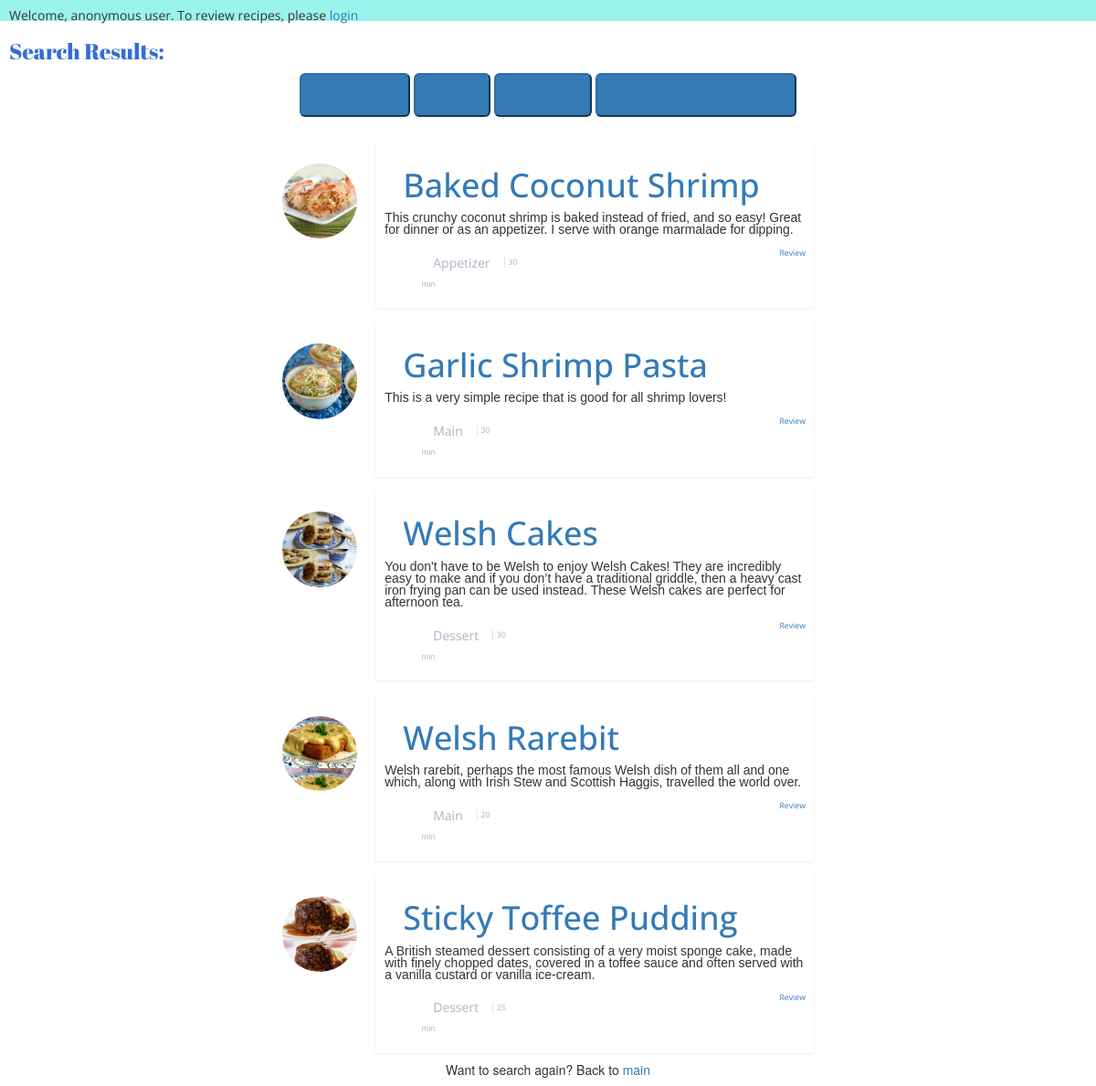
The app's page /main/recipes, older data.
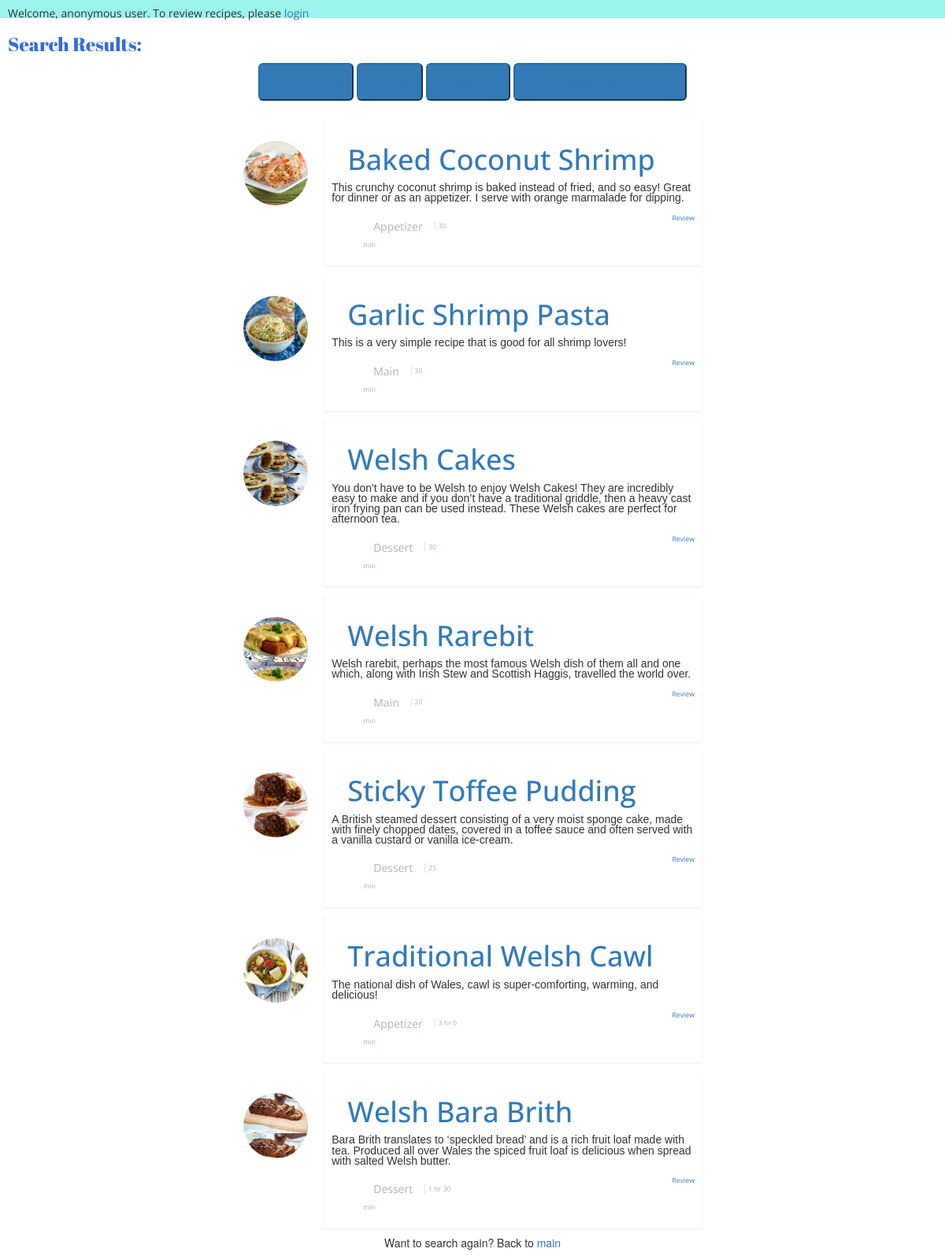
The same page, newer data.
### recipes/models.py (models this page shows, shortened)
class Recipe(models.Model):
	APPETIZER = "AT"
	MAIN = "MN"
	DESSERT = "DS"
	MEAL_CHOICES = ((MAIN, "Main"), (DESSERT, "Dessert"), (APPETIZER, "Appetizer"))
	name = models.CharField(max_length=100, blank=False)
	image = models.ImageField(blank=False, default="http://ba3d96e768581514f6ec-e6b856593874a8f38a8aa2d89e1f03ce.r54.cf2.rackcdn.com/default_food_large.jpg")
	description = models.CharField(max_length=800, blank=False, default="")
	ingredients = models.CharField(max_length=800, blank=False, default="")
	time = models.IntegerField(default=0, validators=[MaxValueValidator(600), MinValueValidator(0)])
	meal = models.CharField(max_length=2, choices=MEAL_CHOICES, default=MAIN)
	def get_time_str(self):
		time = float(self.time)
		if float(self.time) > 60.0:
			return "{} hr {} min".format(int(time // 60), int(time % 60))
		return "{} min".format(int(time))

### recipes/views.py (the view)
def index_view(request):
    recipes = Recipe.objects.all()
    if 'main' in request.GET:
        if 'sortfilt' in request.session:
            request.session.pop('sortfilt')
        return redirect(reverse('main'))
    settings = request.session.get('sortfilt', {})
    fromsettings = False
    if 'sort' in request.GET:
        sortorder = request.GET.get('sort', '')
        if len(sortorder) == 0:
            fromsettings = True
        recipes = recipes.filter(meal__icontains=sortorder)
        settings["sort"]=sortorder
    search_form = MainForm(request.GET)
    if search_form.is_valid():
        pass
    search_string = search_form.cleaned_data.get('recipe_name', None)
    if search_string:
        recipes = recipes.filter(name__icontains=search_string)
        settings['recipe_name'] = search_string
    elif 'recipe_name' in settings:
        val = settings.get('recipe_name')
        recipes = recipes.filter(name__icontains=val)
        fromsettings = True
    if fromsettings:
        url = "{}?{}".format(reverse('index'), urlencode(settings))
        return redirect(url)
    return render(request, 'recipes/index.html', {'recipes': recipes, 'search_form':MainForm(initial=search_form.cleaned_data)})

### recipes/templates/recipes/index.html (shortened to what this page needs)
{% extends "base.html" %}
{% block main %}
<section class="index">
<div class="header">
<h3>Search Results:</h3></div>
<center>
<div class="btn-group">
    <button type="button" class="btn-primary btn-lg"><a href ="{% url 'index' %}?sort=AT">Appetizers</a></button>
    <button type="button" class="btn-primary btn-lg"><a href ="{% url 'index' %}?sort=MN">Mains</a></button>
    <button type="button" class="btn-primary btn-lg"><a href ="{% url 'index' %}?sort=DS">Desserts</a></button>
    <button type="button" class="btn-primary btn-lg"><a href="{% url 'restaurants' %}">Don't feel like cooking?</a></button>
</div>
</center>
<div class="recipe-list">
	{% for recipe in recipes %}
		<div class="recipe">
			<div class="image">
				<div class="avatar" style="background-image: url('{{ recipe.image.url }}')"></div>
			</div>
			<div class="recipe-block">
				<a href="{% url 'details' recipe.id %}"><h1>{{ recipe.name }}</h1></a>
				<p class="recipe-description"> {{ recipe.description|truncatewords:100 }}</p>
					<div class="other-stuff">
					    <ul class="meal-time">
					       <li class="meal">
							{% if recipe.meal == 'MN'%}
								<div class="btn btn-primary-outline">Main</div>
							{% elif recipe.meal == 'DS' %}
								<div class="btn btn-success-outline">Dessert</div>
							{% else %}
								<div class="btn btn-info-outline" nohover>Appetizer</div>
							{% endif %}
							</li>
							<li class="time">{{ recipe.get_time_str }}</li>
					    </ul>
						<ul class="recipe-actions">
							<li class="review"><a href="{% url 'review' recipe.id %}">Review</a></li>
						</ul>
					</div>
				</div>
			</div>
    {% endfor %}
</div>
<center><p>Want to search again? Back to <a href="{% url 'main' %}?main=true">main</a></center>
{% endblock main %}

### recipes/templates/base.html (shortened to what this page needs)
{% load staticfiles %}
<!DOCTYPE html>
<html>
  <head>
    <link rel="stylesheet" href="{% static "main.css" %}">
    <link rel="stylesheet" href="https://maxcdn.bootstrapcdn.com/bootstrap/3.3.6/css/bootstrap.min.css">
    <link rel="stylesheet" href="//maxcdn.bootstrapcdn.com/font-awesome/4.1.0/css/font-awesome.min.css">
    <link rel="stylesheet" href="https://maxcdn.bootstrapcdn.com/font-awesome/4.6.1/css/font-awesome.min.css">
    <link rel="stylesheet" href="https://maxcdn.bootstrapcdn.com/bootstrap/3.3.5/css/bootstrap.min.css">
  </head>
    <div class="user">
    {% if user.is_authenticated %}
            <p>Welcome, {{ user.username }}. <a href="{% url 'logout' %}?next={{request.path}}">Logout</a>
        {% else %}
            <p>Welcome, anonymous user. To review recipes, please <a href="{% url 'login' %}?next={{request.path}}">login</a>
    {% endif %}
    </div>
  <body>
    <section id="main">
    {% block main %}
    {% endblock main %}
    </section>
  </body>
</html>

### recipes/static/main.css (style rules this page uses)
.user { background-color: #9BF4EB; font-family: 'Open Sans', sans-serif; padding-left: 1rem; padding-top: 1rem; }
.header { color: #356DD4; padding-left: 10px; font-family: 'Abril Fatface', cursive; }
.btn-group { margin: 0px auto; }
html, body { background-image: url("http://www.publicdomainpictures.net/pictures/60000/velka/quatrefoil-pattern-background-blue.jpg"); font-family: 'Open Sans', sans-serif; color: #555f77; -webkit-font-smoothing: antialiased; }
p { line-height: 1.3125rem; }
.recipe-list { margin: 2.5rem auto 0; max-width: 60.75rem; padding: 0 1.25rem; }
.recipe { margin-bottom: 1.25rem; display: table; width: 100%; min-height: 5.3125rem; }
.image { padding-top: 0.625rem; display: table-cell; width: 3.5rem; }
.image .avatar { height: 8.25rem; width: 8.25rem; border-radius: 50%; background-size: contain; margin-right: 20px; margin-top: 20px; }
.recipe-block { padding: 1rem; background-color: #fff; display: table-cell; vertical-align: top; border-radius: 0.1875rem; box-shadow: 0 1px 3px 0 rgba(0, 0, 0, 0.08); font-family: 'Open Sans', sans-serif; }
.recipe-description { margin-bottom: 1.25rem; font-family: 'Alegreya Sans', sans-serif; }
.other-stuff { color: #acb4c2; font-size: 0.875rem; }
.meal-time { float: left; }
.meal-time li { display: inline; margin: -2px; cursor: pointer; }
.meal-time li.meal { margin-left: 0; border-right: 1px solid #e1e5eb; }
.meal-time li.time { padding-left: 0.75rem; padding-right: 0.125rem; }
.recipe-actions { float: right; }
.recipe-actions li { display: inline; margin: -2px; cursor: pointer; }
.recipe-actions li.review { padding-right: 0.125rem; padding-top: 1rem; }
h1 { padding-left: 2rem; }
.review { padding-left: 2rem; }

Row changes from the older to the newer data that the page shows:
added Recipe: image (picture), name "Traditional Welsh Cawl", description "The national dish of Wales, cawl is super-comforting, warming, and delicious!", meal "Appetizer", get_time_str "3 hr 0 min"
added Recipe: image (picture), name "Welsh Bara Brith", description "Bara Brith translates to ‘speckled bread’ and is a rich fruit loaf made with tea. Produced all over Wales the spiced fruit loaf is delicious when spread with salted Welsh butter.", meal "Dessert", get_time_str "1 hr 30 min"
